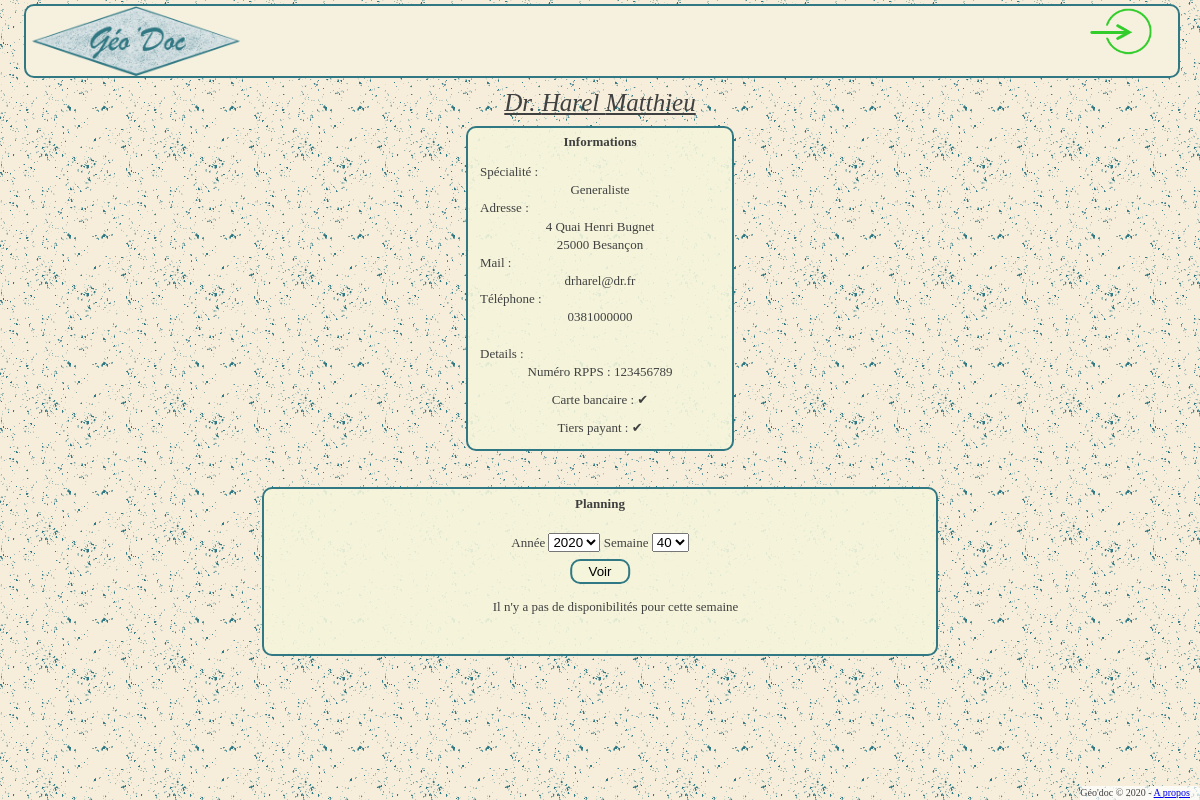
Page /php/page_medecin.php?medID=1 on the committed database.
### tables this page shows
CREATE TABLE IF NOT EXISTS `medecin` (
  `medID` int(11) UNSIGNED NOT NULL AUTO_INCREMENT,
  `medNom` char(50) NOT NULL,
  `medPrenom` char(50) NOT NULL,
  `medMail` char(50) NOT NULL,
  `medTel` int(10) UNSIGNED NOT NULL,
  `medLogin` char(50) NOT NULL,
  `medMDP` char(50) NOT NULL,
  `medNumRPPS` int(11) UNSIGNED NOT NULL,
  `medSpecialiteID` int(11) UNSIGNED NOT NULL,
  `medAccepteCB` tinyint(1) NOT NULL,
  `medAccepteTiersPayant` tinyint(1) NOT NULL,
  `medDureeConsultation` char(50) NOT NULL,
  `medLocID` int(10) NOT NULL,
  PRIMARY KEY (`medID`)
);

CREATE TABLE IF NOT EXISTS `specialite` (
  `speID` int(11) UNSIGNED NOT NULL AUTO_INCREMENT,
  `speNom` char(50) NOT NULL,
  PRIMARY KEY (`speID`)
);

CREATE TABLE IF NOT EXISTS `localite` (
  `localiteID` int(11) UNSIGNED NOT NULL AUTO_INCREMENT,
  `locNumero` int(4) UNSIGNED NOT NULL,
  `locRue` char(100) NOT NULL,
  `locCP` int(5) UNSIGNED NOT NULL,
  `locVille` char(50) NOT NULL,
  `locPays` char(50) NOT NULL,
  `locComplement` char(50) DEFAULT NULL,
  PRIMARY KEY (`localiteID`)
);

### php/page_medecin.php (the view, shortened to what this page needs)
<?php
require_once '../php/general_lib.php';
require_once '../php/geodoc_lib.php';
$bd = bd_connect();
$debut_semaine = date('Y-m-d H:i:s', (strtotime(date('Y-m-d')) - (((intval(date('w')) - 1) % 7) * S_DAY)));
$fin_semaine = date('Y-m-d H:i:s', (strtotime($debut_semaine) + (7 * S_DAY - 1)));
$sql = "SELECT medNom, medPrenom, medMail, medTel, medNumRPPS, medAccepteCB, medAccepteTiersPayant, medDureeConsultation, speNom, locNumero, locRue, locCP, locVille, locComplement
		FROM medecin INNER JOIN specialite ON medSpecialiteID = speID
		INNER JOIN localite ON medLocID = localiteID
		WHERE medID = ".$_POST['medID'].";";
$res_med = mysqli_query($bd, $sql) or bd_error($bd, $sql);
$info_med = mysqli_fetch_assoc($res_med);
$nom = out_protect($info_med['medNom']);
$prenom = out_protect($info_med['medPrenom']);
$mail = out_protect($info_med['medMail']);
$spe = out_protect($info_med['speNom']);
$adresse = out_protect($info_med['locNumero']).' '.out_protect($info_med['locRue']).' '.out_protect($info_med['locComplement']);
$ville = out_protect($info_med['locCP']).' '.out_protect($info_med['locVille']);
$titre = 'Géo\'doc | '.substr($prenom, 0, 1).". $nom - $spe";
begin_html($titre, '../css/geodoc.css', '../', 'page_medecin');
display_header();
echo
"<h3>Dr. $nom $prenom</h3>",
'<div id="page_med_info">',
"<h4>Informations</h4>",
'<p>Spécialité :<br><div class="page_med_result">', $spe, '</div>',
'Adresse :<br><div class="page_med_result">', $adresse.'<br>'.$ville, '</div>',
'Mail :<br><div class="page_med_result">', $mail, '</div>Téléphone :<br><div class="page_med_result">0', $info_med['medTel'],'</div><br>Details : ',
'<div id="page_med_pro">',
'Numéro RPPS : ', $info_med['medNumRPPS'],'</p>',
	'<p>Carte bancaire : ';
if ($info_med['medAccepteCB']) {echo '✔';} else {echo '✖';}
echo '<p>Tiers payant : ';
if ($info_med['medAccepteTiersPayant']) {echo '✔';} else {echo '✖';}
echo
	'</p>',
'</div></div>',
	'<div class="planning"><table>',
		'<caption>Planning</caption>';
display_planning($bd, $debut_semaine, $fin_semaine);
echo
	'</table></div>';
display_footer();
end_html();
function display_planning($bd, $debut_semaine, $fin_semaine) {
	$an = intval(date('Y', strtotime($debut_semaine)));
	$week = intval(date('W', strtotime($debut_semaine)));
	echo '<form method="post">',
				'<td><input type="hidden" name="medID" value="', $_POST['medID'], '">',
				'<label for="anPlanning"> Année </label>',
				'<select name="anPlanning" autofocus required>',
					'<option value="'.$an.'">'.$an.'</option>';
	echo
				'</select>',
				'<label for="weekPlanning"> Semaine </label>',
				'<select name="weekPlanning" required>';
	for ($i = 1; $i <= 53; ++$i) {
		if ($i == $week) {
			echo '<option value="'.$i.'" selected>'.$i.'</option>';
		} else {
			echo '<option value="'.$i.'">'.$i.'</option>';
		}
	}
	echo
				'</select><br>',
				'<input class="btnVoirPlanning" type="submit" name="chgWeek" value="Voir">',
			'</td></form>';
	$empty = true;;
	if ($empty) {
		echo "<tr><td><p class='planning_noDispo'>Il n'y a pas de disponibilités pour cette semaine</p></td></tr>";
	}
}
?>

### php/general_lib.php (shortened to what this page needs)
<?php
function begin_html($titre, $css, $prefix = '../', $id = '') {
	$css = ($css == '') ? '' : "<link rel=\"stylesheet\" type=\"text/css\" href=\"$css\">";
	echo
		'<!doctype html>',
		'<html lang="fr">',
			'<head>',
				'<title>', $titre, '</title>',
				'<meta charset="UTF-8">',
                '<link rel="icon" type="image/png" href="', $prefix, 'images/geodoc_icon.png" sizes="128x128">',
			   	$css,
				'<link rel="stylesheet" href="https://unpkg.com/leaflet@1.3.4/dist/leaflet.css"/>',
				'<script src="https://unpkg.com/leaflet@1.3.4/dist/leaflet.js"></script>',
			'</head>',
			'<body id="', $id, '">';
}
function end_html() {
	echo '</body></html>';
}
function display_footer($prefix = './') {
	echo
		'</section>',
		'<footer>',
			'Géo\'doc &copy; ', date('Y'), ' - ',
			'<a href="', $prefix, 'apropos.php">A propos</a>',
		'</footer>';
}
function out_protect($str) {
	$str = trim($str);
	return htmlentities($str, ENT_QUOTES, 'UTF-8');
}
?>

### php/geodoc_lib.php (shortened to what this page needs)
<?php
function display_header($prefix = '../') {
	echo
		'<header>',
			'<nav>',
				'<a href="', $prefix, 'index.php"><img src="', $prefix, 'images/geodoc.png"></a>';
	$liens = array();
	if (doc_co()){
		$liens['deconnexion'] = array( 'pos' => 1);
		$liens['planning'] = array( 'pos' => 2);
		$liens['profil'] = array( 'pos' => 3);
	} else if (patient_co()) {
		$liens['deconnexion'] = array( 'pos' => 1);
		$liens['rdvs'] = array( 'pos' => 2);
		$liens['profil'] = array( 'pos' => 3);
	} else {
		$liens['connexion'] = array( 'pos' => 1);
	}
	foreach ($liens as $cle => $elt) {
		echo
			'<a class="item_menu ', $elt['pos'], '" href="', $prefix, 'php/', $cle, '.php"></a>';
	}
	echo
			'</nav>',
		'</header>',
	'<section id="general_contenu">';
}
function doc_co() {
	return false;
}
function patient_co() {
	return false;
}
?>

### css/geodoc.css (style rules this page uses)
html, body, div, span, applet, iframe, h1, h2, h3, h4, h5, h6, p, pre, a, img, strong, dl, dt, dd, ol, ul, li, fieldset, form, label, legend, table, caption, tbody, tfoot, thead, tr, th, td { margin: 0; padding: 0; border: 0; outline: 0; font-size: 100%; font-weight: normal; vertical-align: baseline; background: transparent; }
body { line-height: 1; min-height: 100%; font: 13px/1.4 cursive; }
body { font: 13px/1.4 cursive; color: #404040; background: #9ac5e7 url(../images/fond.png) repeat; margin-bottom: 2.5%; }
h3 { text-align: center; font-size: 25px; font-style: italic; text-decoration: underline; padding-bottom: 0.5%; }
label { line-height: 20px; }
input { border: 1px solid grey; border-radius: 5px; }
input[type=submit] { position: relative; margin: 1% auto 2% auto; display: block; transform: translateX(-50%); border: 2px solid #307883; background-color: rgba(245, 245, 220, 0.9); border-radius: 10px; padding: 0.5% 0%; }
header, #mapid, #index_infos { border: 2px solid #307883; border-radius: 10px; background-color: #F6F1DF; }
header { position: fixed; display: block; width: 96%; top: 0.5%; margin-left: 2%; height: 70px; z-index: 1; }
header a[href*="index"] img { position: absolute; margin-left: 5px; height: 70px; padding-right: 30%; }
a.item_menu { position: relative; display: inline-block; float: right; margin-top: 2px; height: 65px; width: 100px; }
a.item_menu[href*="connexion"] { background: url(../images/connexion_icon.png) no-repeat; background-size: 100% 100%; }
#general_contenu { min-height: 100%; margin-top: 85px; }
footer { position: fixed; right: 0px; margin: 2em 0 0 0; padding-right: 1em; bottom: 0px; font-size: 10px; background-color: rgba(255, 255, 255, 0.7); }
h4 { text-align: center; font-weight: bold; padding-bottom: 5%; padding-top: 2%; }
.planning caption, #planning_creneaux caption, #planning_urgences caption { font-weight: bold; padding-top: 1%; padding-bottom: 3%; }
.planning, #planning_creneaux { border: 2px solid #307883; background-color: rgba(245, 245, 220, 0.9); padding: 0% 3% 3% 3%; border-radius: 10px; margin: 2% auto; width: 80%; }
.planning > table, #planning_creneaux > table { position: relative; width: 100%; }
.btnVoirPlanning { width: 10%; text-align: center; left: 5%; margin-top: 2%; margin-bottom: 3%; }
.planning tr:first-child td:first-child { text-align: center; }
.planning_noDispo { position: relative; left: 32%; }
#page_med_info { position: relative; margin: auto auto; border: 2px solid #307883; padding: 0% 1% 1% 1%; border-radius: 10px; background-color: rgba(245, 245, 220, 0.9); width: 20%; margin-bottom: 3%; }
.page_med_result, #page_med_pro { text-align: center; }
#page_med_pro * { margin-top: 4%; }
#page_medecin .planning { width: 50%; }

### rows in the picture
medecin: medNom "Harel", medPrenom "Matthieu", specialite.speNom "Generaliste", localite.locNumero+locRue+locComplement "4 Quai Henri Bugnet", localite.locCP+locVille "25000 Besançon", medMail "drharel@dr.fr", medTel "381000000", medNumRPPS "123456789"

### other values in the picture
form field anPlanning "2020"
form field weekPlanning "40"
